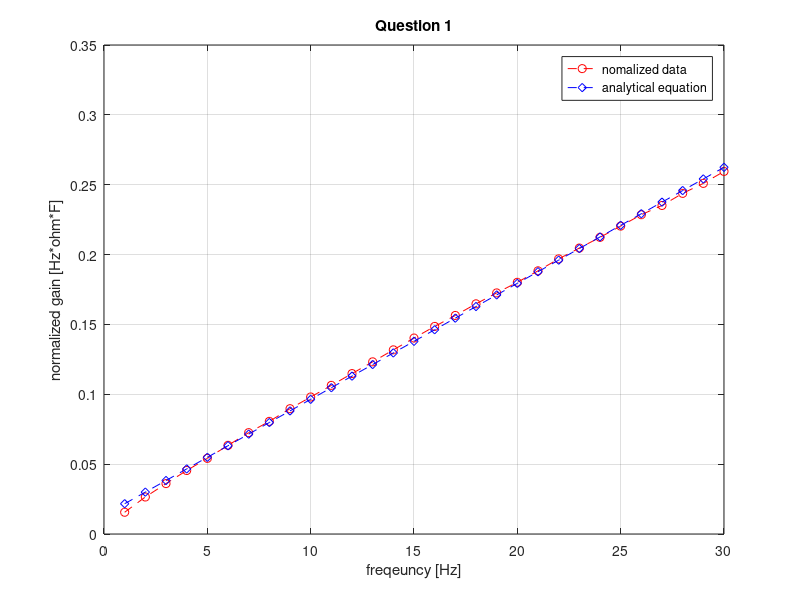
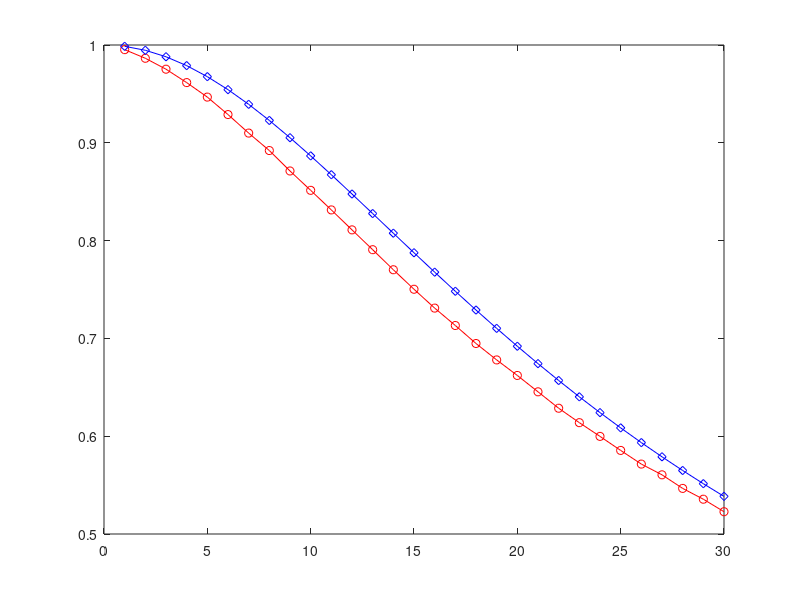

Write MATLAB code to recreate these figures, in order. (Note: this script raises an error after producing the figures.)
clear all;
clc;
lab4_1 = csvread('MAE170_lab4.csv');
lab4_2 = csvread('MAE170_lab4_pt2.csv');
lab4_3 = csvread('MAE170_lab4_pt3.csv');


%% Q1
figure(1)
x1 = lab4_1(:,1);
y1 = lab4_1(:,2);

y1 = sqrt((1./(y1.^2)) - 1)./(2.*pi);
p1 = polyfit(x1,y1,1);

plot(x1,y1,'--or')
hold on;
plot(x1, x1.*p1(1) + p1(2),'--bdiamond')
hold on;
grid on;
xlabel('freqeuncy [Hz]')
ylabel('normalized gain [Hz*ohm*F]')
title('Question 1')
legend('nomalized data','analytical equation')

%% Q2
figure(2)
x2 = lab4_1(:,1);
y2a = lab4_1(:,2);

for i = 10:20
    if y2a(i)<= 0.707
       cutoff_expect = i;
       break
    end
end


y2b = 1./sqrt((2.*pi.*x2.*p1(1)).^2 + 1);
for i = 10:20
    if y2b(i)<= 0.707
       cutoff_measured = i;
       break
    end
end

plot(x2,y2a, '-or');
hold on;
plot(x2,y2b, '-bdiamond');
hold on;
%maxline for each
yline(y2a(1),'*k')
yline(y2b(1),'xm')

%-3db line for each
xline(cutoff_expect,'-*k')
xline(cutoff_measured,'-xm')



